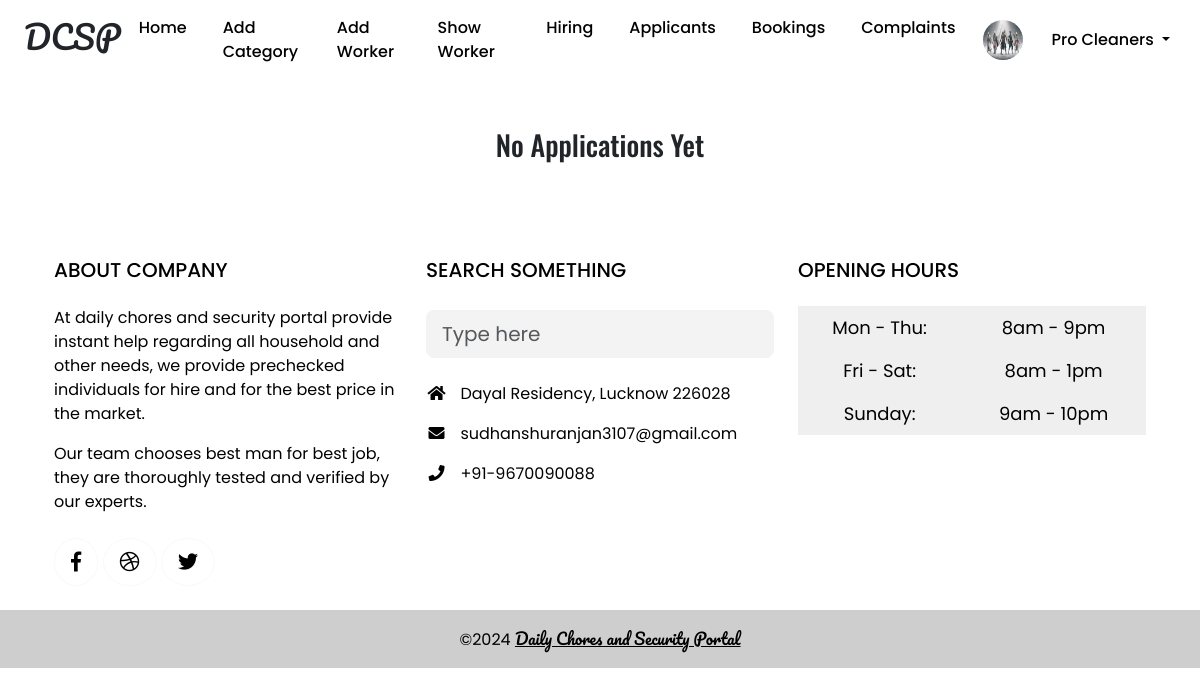
/applicants/ (signed in), run on the app's committed database.
### dcs_app/models.py (models this page shows, shortened)
class Comp_Reg(models.Model):
    usertype = models.CharField(max_length=20, default='company')
    c_id = models.CharField(max_length=100, primary_key=True, default=1)
    c_pic = models.FileField(max_length=100, upload_to='Dailychores_Security/Companies/', default="")
    c_pass = models.CharField(max_length=32)
    c_name = models.CharField(max_length=50)
    c_ceo = models.CharField(max_length=50)
    c_phone = models.CharField(max_length=13)
    c_email = models.EmailField(max_length=30)
    c_city = models.CharField(max_length=20)
    c_regno = models.CharField(max_length=30)
    status = models.BooleanField(default=False)
    c_addr = models.TextField()
    c_about = models.TextField()
    time = models.TimeField(default=timezone.now)
    date = models.DateField(default=timezone.now)

### dcs_app/company_views.py (the view)
# urls.py: path("applicants/",company_views.applicants,name="applicants"),
def applicants(request):
    company_id = request.session.get("session_key")
    company = None
    if company_id:
        try:
            company = Comp_Reg.objects.get(c_id=company_id)
        except Comp_Reg.DoesNotExist:
            return redirect('company_login')
    else:
        return redirect('company_login')
    job_applications = JobApplication.objects.filter(hiring__company=company)
    return render(request, 'dcs_app/companies/applicants.html', {'job_applications': job_applications, 'user':company})

### dcs_app/templates/dcs_app/companies/applicants.html (shortened to what this page needs)
{%extends 'dcs_app/companies/main.html'%}
{%block content%}
{%if job_applications%}
<div class="dc">
    {% for job_application in job_applications %}
    {%if job_application.visibility%}
    <div class="emp_card card bgcol m-2 p-1">
        <img src="{{ job_application.js_pic.url }}" alt="Applicant Image" height="150px">
        <div class="card-body">
            <h2 class="pacifico">{{ job_application.hiring.job_category.emp_category }}</h2>
            <h3>Description: {{ job_application.hiring.job_description }}</h3>
            <h3>Location: {{ job_application.hiring.job_location }}</h3>
            <br>
            <h2 class="pacifico">Applicant Information</h2>
            <h3>Name: {{ job_application.js_name }}</h3>
            <h3>Age: {{ job_application.js_age }}</h3>
            <h3>Gender: {{ job_application.js_gender }}</h3>
            <h3>Address: {{ job_application.js_address }}</h3>
            <h3>Phone: {{ job_application.js_phone }}</h3>
            <h3>Details: {{ job_application.js_details }}</h3>
        </div>
        <div style="display: flex; justify-content: space-evenly;">
            <button class="emp_btn btnx d-block mx-auto w-50" onclick="window.location.href='{% url 'accept_applicant' job_application.pk%}';">Accept</button>
            <button class="emp_btn btny d-block mx-auto w-50" onclick="window.location.href='{% url 'reject_applicant' job_application.pk%}';">Reject</button>
        </div>
    </div>
    {%else%}
    <h3 class="text-center oswald my-5">No Applications Yet</h3>
    {%endif%}
    {% endfor %}
</div>
{%else%}
<h3 class="text-center oswald my-5">No Applications Yet</h3>
{%endif%}
{%endblock%}

### dcs_app/templates/dcs_app/common/header.html (shortened to what this page needs)
{%load static%}
<nav class="navbar navbar-expand-lg sticky-top" style="background-color: white; width: 100% !important;">
  <div class="container-fluid ps-4 ps-2">
    <h2 class="pacifico">DCSP</h2>
    {%if request.session.session_key%}
    {% if user.usertype == 'user'%}
    <button class="navbar-toggler" type="button" data-bs-toggle="collapse" data-bs-target="#navbarSupportedContent" aria-controls="navbarSupportedContent" aria-expanded="false" aria-label="Toggle navigation">
      <span class="navbar-toggler-icon"></span>
    </button>
    <div class="collapse navbar-collapse" id="navbarSupportedContent">
      <ul class="navbar-nav mx-auto mb-2 mb-lg-0">
          <li class="nav-item">
              <a class="nav-link " aria-current="page" href="/">Home</a>
            </li>
            <li class="nav-item">
              <a class="nav-link " aria-current="page" href="#services">Services</a>
            </li>
            <li class="nav-item">
              <a class="nav-link " href="#companies">Companies</a>
            </li>
            <li class="nav-item">
              <a class="nav-link " href="#feedback">Feedbacks</a>
            </li>
            <li class="nav-item">
              <a class="nav-link " href="#contact">Contact Us</a>
            </li>
            <li class="nav-item">
              <a class="nav-link " href="#about">About Us</a>
            </li>
            <li class="nav-item">
              <a class="nav-link " href="/feedbk/">Feedback</a>
            </li>
      </ul>
      <img style="height: 40px; width: 40px; border-radius: 50%; margin: 0 10px;" src="{{user.u_pic.url}}" alt="">
        <ul class="navbar-nav">
          <li class="nav-item dropdown">
              <a class="nav-link dropdown-toggle" href="#" id="navbarDropdown" role="button" data-toggle="dropdown" aria-haspopup="true" aria-expanded="false">
                  {{user.u_name}}
              </a>
              <div class="dropdown-menu" aria-labelledby="navbarDropdown">
                <a class="dropdown-item " href="{{'/user_edit_profile/'}}">Edit Profile</a>
                <a class="dropdown-item " href="{{'/inbox/'}}">Inbox</a>
                <a class="dropdown-item" href="{{'/show_bookings/'}}">Bookings</a>
                <a class="dropdown-item" href="{{'/logout/'}}">Logout</a>
              </div>
            </li>
        </ul>
    </div>
    {%elif user.usertype == 'company'%}
    <div class="collapse navbar-collapse" id="navbarSupportedContent">
      <ul class="navbar-nav mx-auto mb-2 mb-lg-0">
        <li class="nav-item">
          <a class="nav-link" aria-current="page" href="{{'/company_home/'}}">Home</a>
        </li>
        <li class="nav-item">
          <a class="nav-link " href="{{'/add_category/'}}">Add Category</a>
        </li>
        <li class="nav-item">
          <a class="nav-link " href="{{'/add_workers/'}}">Add Worker</a>
        </li>
        <li class="nav-item">
          <a class="nav-link " href="{{'/show_workers/'}}">Show Worker</a>
        </li>
        <li class="nav-item">
          <a class="nav-link " href="{{'/hiring/'}}">Hiring</a>
        </li>
        <li class="nav-item">
          <a class="nav-link " href="{{'/applicants/'}}">Applicants</a>
        </li>
        <li class="nav-item">
          <a class="nav-link " href="{{'/bookings/'}}">Bookings</a>
        </li>
        <li class="nav-item">
          <a class="nav-link " href="{{'/show_complaints/'}}">Complaints</a>
        </li>
      </ul>
      <img style="height: 40px; width: 40px; border-radius: 50%; margin: 0 10px;" src="{{user.c_pic.url}}" alt="">
        <ul class="navbar-nav">
          <li class="nav-item dropdown">
              <a class="nav-link dropdown-toggle" href="#" id="navbarDropdown" role="button" data-toggle="dropdown" aria-haspopup="true" aria-expanded="false">
                  {{user.c_name}}
              </a>
            </li>
        </ul>
    </div>
    {%endif%}
    {%endif%}
  </div>
</nav>

### dcs_app/static/dcs_app/css/style.css (style rules this page uses)
.pacifico { font-family: "Pacifico", system-ui !important; }
* { margin: 0; padding: 0; box-sizing: border-box; scroll-behavior: smooth; }
.oswald { font-family: 'Oswald'; }
body { font-family: 'Poppins'; }
.nav-item::before, .nav-item::after { content: ''; position: absolute; width: 0%; height: 2px; bottom: 0; background-color: #ff0062; transition: width 0.3s ease-in-out; }
.nav-item::before { left: 0; }
.nav-item::after { right: 0; }
.nav-item { padding: 0 5px; margin: 0 5px; font-family: "Poppins", sans-serif; font-weight:500; font-size: medium; border-radius: 1rem; }

### data on the page
Comp_Reg: c_pic (picture), c_name "Pro Cleaners"
